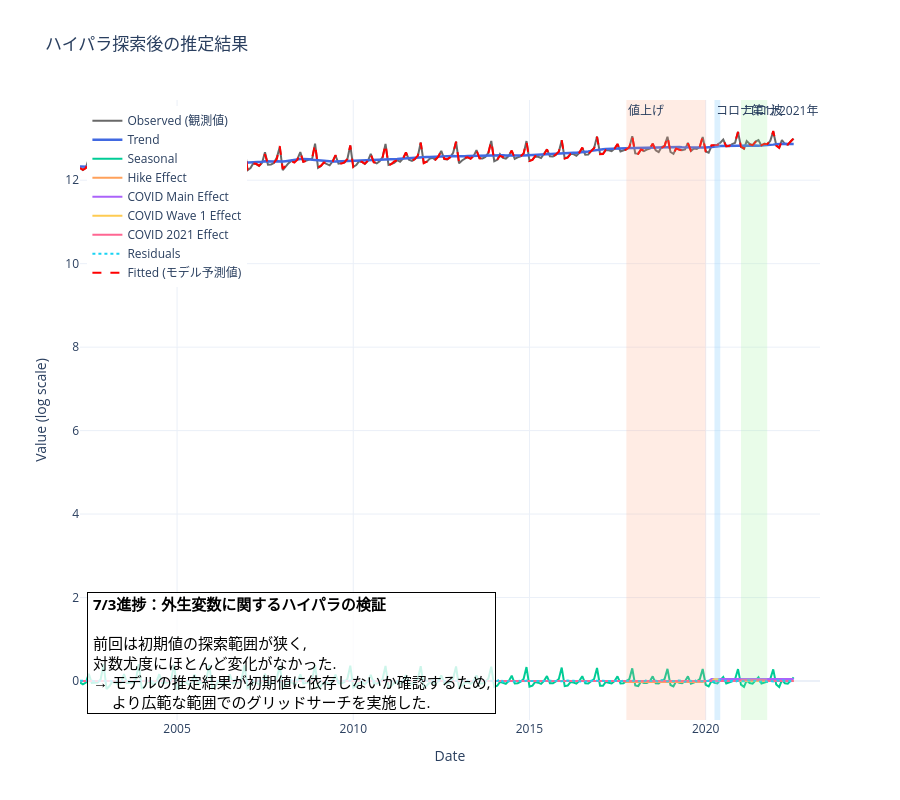

Notebook code cell kept with this figure:
### Code cell
smoothed_phase = result_phase.smoother_results
trend_smoothed = smoothed_phase.smoothed_state[0]
seasonal_smoothed = smoothed_phase.smoothed_state[2]
beta_hike = result_phase.params['hike_effect']
hike_effect_full = beta_hike * hike_dummy
beta_covid_main = result_phase.params['covid_main_effect']
covid_main_effect_full = beta_covid_main * covid_main
beta_covid_wave1 = result_phase.params['covid_wave1_effect']
covid_wave1_effect_full = beta_covid_wave1 * covid_wave1
beta_covid_2021 = result_phase.params['covid_2021_effect']
covid_2021_effect_full = beta_covid_2021 * covid_2021
fitted_values = (trend_smoothed + seasonal_smoothed + hike_effect_full + 
                 covid_main_effect_full + covid_wave1_effect_full + covid_2021_effect_full)
residuals_phase = df['y'].values - fitted_values


palette = px.colors.qualitative.Plotly
fig = go.Figure()

fig.add_trace(go.Scatter(x=df['label'], y=df['y'], name='Observed (観測値)', line=dict(color='dimgray', width=2)))
fig.add_trace(go.Scatter(x=df['label'], y=trend_smoothed, name='Trend', line=dict(color='royalblue', width=2.5)))
fig.add_trace(go.Scatter(x=df['label'], y=seasonal_smoothed, name='Seasonal', line=dict(color=palette[2])))
fig.add_trace(go.Scatter(x=df['label'], y=hike_effect_full, name='Hike Effect', line=dict(color=palette[4])))
fig.add_trace(go.Scatter(x=df['label'], y=covid_main_effect_full, name='COVID Main Effect', line=dict(color=palette[3])))
fig.add_trace(go.Scatter(x=df['label'], y=covid_wave1_effect_full, name='COVID Wave 1 Effect', line=dict(color=palette[9])))
fig.add_trace(go.Scatter(x=df['label'], y=covid_2021_effect_full, name='COVID 2021 Effect', line=dict(color=palette[6])))
fig.add_trace(go.Scatter(x=df['label'], y=residuals_phase, name='Residuals', mode='lines', line=dict(color=palette[5], dash='dot')))
fig.add_trace(go.Scatter(x=df['label'], y=fitted_values, name='Fitted (モデル予測値)', mode='lines', line=dict(color='red', width=2, dash='dash')))

fig.add_vrect(x0="2017-10-01", x1="2019-12-31", fillcolor="LightSalmon", opacity=0.2, line_width=0, annotation_text="値上げ", annotation_position="top left")
fig.add_vrect(x0="2020-04-01", x1="2020-05-31", fillcolor="LightSkyBlue", opacity=0.3, line_width=0, annotation_text="コロナ第1波", annotation_position="top left")
fig.add_vrect(x0="2021-01-01", x1="2021-09-30", fillcolor="LightGreen", opacity=0.2, line_width=0, annotation_text="コロナ2021年", annotation_position="top left")

fig.update_layout(
    title_text="ハイパラ探索後の推定結果",
    xaxis_title="Date",
    yaxis_title="Value (log scale)",
    template="plotly_white",
    height=800, 
    legend=dict(x=0.01, y=0.99)
)

summary_text_detailed = """
<b>7/3進捗：外生変数に関するハイパラの検証</b><br>
<br>
前回は初期値の探索範囲が狭く, <br>
対数尤度にほとんど変化がなかった. <br>
→ モデルの推定結果が初期値に依存しないか確認するため, <br>
　 より広範な範囲でのグリッドサーチを実施した. 
"""

fig.add_annotation(
    text=summary_text_detailed,
    align='left',
    showarrow=False,
    xref='paper', 
    yref='paper',
    x=0.01,       
    y=0.01,       
    bgcolor="rgba(255, 255, 255, 0.8)", 
    bordercolor="black",
    borderwidth=1,

    # --- ここからが追加部分 ---
    font=dict(
        size=15,         # 文字の大きさを12ピクセルに設定
        color="black"      # 文字色を黒に設定
    )
)


fig.show()
pio.write_html(fig, file='output_plot_6.html', auto_open=False)

### Figure 1 — Plotly figure (JSON) as saved in the notebook; plotly's stock layout.template omitted (floating-point values rounded to 4 significant figures; data arrays with more than 128 entries replaced by an {"elided": "..."} marker saying what was removed)
{"data": [{"line": {"color": "dimgray", "width": 2}, "name": "Observed (観測値)", "type": "scatter", "x": {"elided": "244 str values"}, "y": {"elided": "244 float values"}}, {"line": {"color": "royalblue", "width": 2.5}, "name": "Trend", "type": "scatter", "x": {"elided": "244 str values"}, "y": {"elided": "244 float values"}}, {"line": {"color": "#00CC96"}, "name": "Seasonal", "type": "scatter", "x": {"elided": "244 str values"}, "y": {"elided": "244 float values"}}, {"line": {"color": "#FFA15A"}, "name": "Hike Effect", "type": "scatter", "x": {"elided": "244 str values"}, "y": {"elided": "244 float values"}}, {"line": {"color": "#AB63FA"}, "name": "COVID Main Effect", "type": "scatter", "x": {"elided": "244 str values"}, "y": {"elided": "244 float values"}}, {"line": {"color": "#FECB52"}, "name": "COVID Wave 1 Effect", "type": "scatter", "x": {"elided": "244 str values"}, "y": {"elided": "244 float values"}}, {"line": {"color": "#FF6692"}, "name": "COVID 2021 Effect", "type": "scatter", "x": {"elided": "244 str values"}, "y": {"elided": "244 float values"}}, {"line": {"color": "#19D3F3", "dash": "dot"}, "mode": "lines", "name": "Residuals", "type": "scatter", "x": {"elided": "244 str values"}, "y": {"elided": "244 float values"}}, {"line": {"color": "red", "dash": "dash", "width": 2}, "mode": "lines", "name": "Fitted (モデル予測値)", "type": "scatter", "x": {"elided": "244 str values"}, "y": {"elided": "244 float values"}}], "layout": {"annotations": [{"showarrow": false, "text": "値上げ", "x": "2017-10-01", "xanchor": "left", "xref": "x", "y": 1, "yanchor": "top", "yref": "y domain"}, {"showarrow": false, "text": "コロナ第1波", "x": "2020-04-01", "xanchor": "left", "xref": "x", "y": 1, "yanchor": "top", "yref": "y domain"}, {"showarrow": false, "text": "コロナ2021年", "x": "2021-01-01", "xanchor": "left", "xref": "x", "y": 1, "yanchor": "top", "yref": "y domain"}, {"align": "left", "bgcolor": "rgba(255, 255, 255, 0.8)", "bordercolor": "black", "borderwidth": 1, "font": {"color": "black", "size": 15}, "showarrow": false, "text": "\n<b>7/3進捗：外生変数に関するハイパラの検証</b><br>\n<br>\n前回は初期値の探索範囲が狭く, <br>\n対数尤度にほとんど変化がなかった. <br>\n→ モデルの推定結果が初期値に依存しないか確認するため, <br>\n　 より広範な範囲でのグリッドサーチを実施した. \n", "x": 0.01, "xref": "paper", "y": 0.01, "yref": "paper"}], "height": 800, "legend": {"x": 0.01, "y": 0.99}, "shapes": [{"fillcolor": "LightSalmon", "line": {"width": 0}, "opacity": 0.2, "type": "rect", "x0": "2017-10-01", "x1": "2019-12-31", "xref": "x", "y0": 0, "y1": 1, "yref": "y domain"}, {"fillcolor": "LightSkyBlue", "line": {"width": 0}, "opacity": 0.3, "type": "rect", "x0": "2020-04-01", "x1": "2020-05-31", "xref": "x", "y0": 0, "y1": 1, "yref": "y domain"}, {"fillcolor": "LightGreen", "line": {"width": 0}, "opacity": 0.2, "type": "rect", "x0": "2021-01-01", "x1": "2021-09-30", "xref": "x", "y0": 0, "y1": 1, "yref": "y domain"}], "title": {"text": "ハイパラ探索後の推定結果"}, "xaxis": {"title": {"text": "Date"}}, "yaxis": {"title": {"text": "Value (log scale)"}}}}
